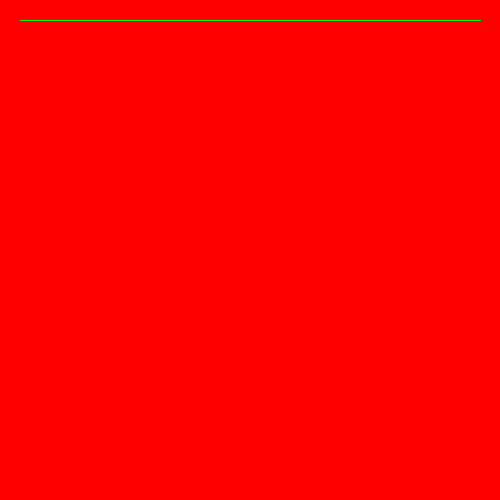
Frame 1 (no input)
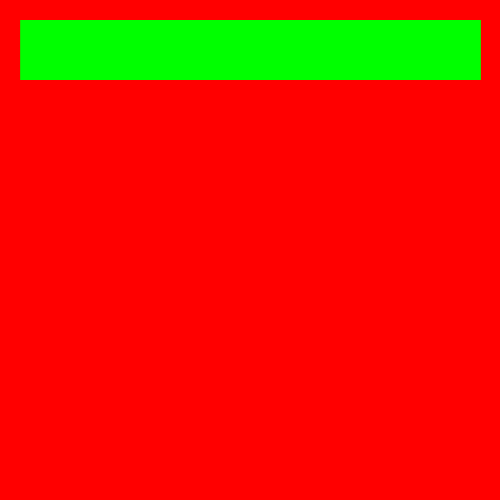
Frame 60 (the mouse pressed at the canvas centre just before this capture)
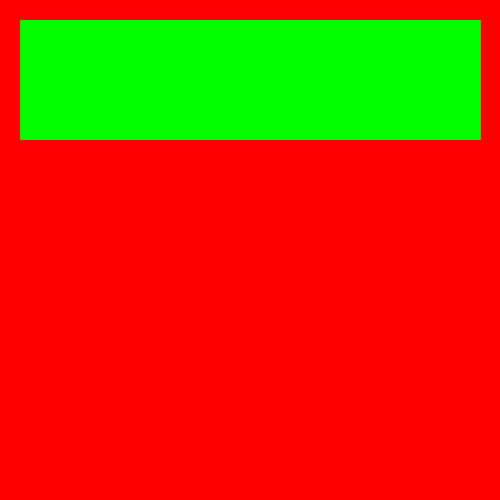
Frame 120 (the mouse held since frame 60 and released just before this capture)

The Processing sketch that drew these frames (run headless with seeded random() and noise(); from frame 60 on, the mouse is pressed at the canvas centre):

// Processing sketch: arreglodecodigo
// ── arreglodecodigo.pde
//size(500,500);
//int i=0;
//void draw() {
  //println(i);
  //i++;
  //delay(1000);
//}

int i=0;
void setup(){
  size(500,500);
  background(255,0,0);
  stroke(0,255,0);
}
void draw(){
  if (i<230){
  line(20,20+i,480,20+i);
  i++;}
else {
    if (i<460) {
  stroke(0,0,255);
  line(20,20+i,480,20+i);
  i++;
  
  }}
}
